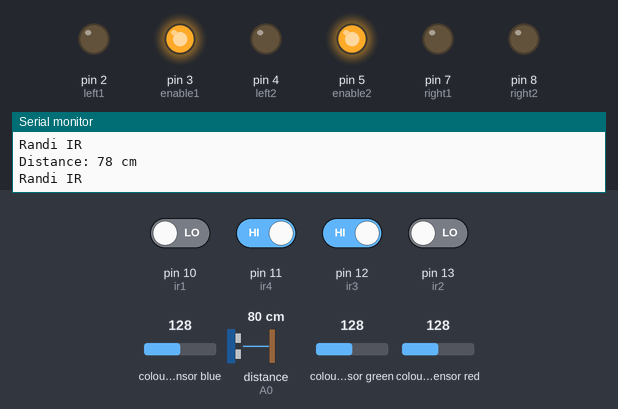
The sketch below on a simulated Arduino Uno, built with avr-gcc and run on an emulated ATmega328P. Shown: output pins drawn as LEDs (lit = HIGH), the last lines printed to the serial monitor. Wiring (inferred from the names in the program): ultrasonic range finder: trigger A5; echo A0; TCS3200 colour sensor: output A4; S2 A2; S3 A3; S0 pin 9; S1 A1. Inputs (shaded band) come from the test bench; at power-on: pin 11 (ir4), pin 12 (ir3) HIGH, pin 10 (ir1), pin 13 (ir2) LOW, distance to the obstacle (sensor on A0) 80 cm, colour sensor blue 128, colour sensor green 128, colour sensor red 128. The echo pulse lasts 58.3 µs per cm; pins used as bus, display or sensor lines are not drawn.

Above: at 1.2 s.
1.3 s: distance to the obstacle (sensor on A0) set to 21 cm
4.7 s: distance to the obstacle (sensor on A0) set to 16 cm
At 6.9 s:
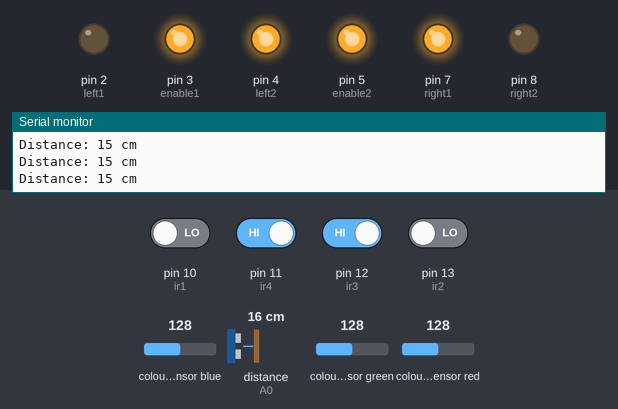
8.0 s: distance to the obstacle (sensor on A0) set to 22 cm
12.1 s: distance to the obstacle (sensor on A0) set to 26 cm
At 13.5 s:
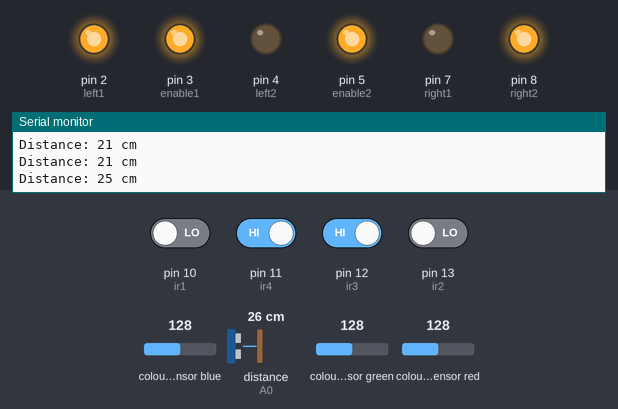
At 23.2 s:
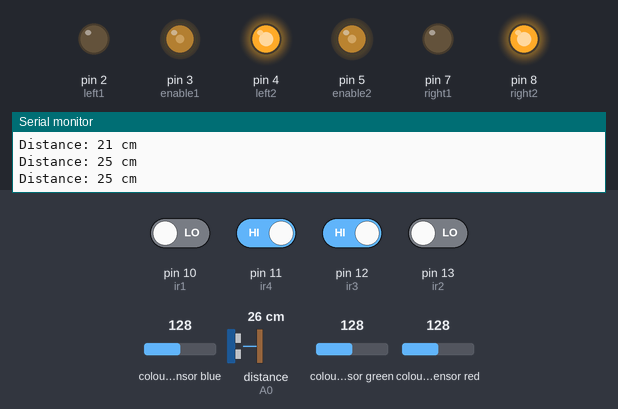
Timing chart, 0 to 26.3 s (numbered marks = the images above; inputs shaded):
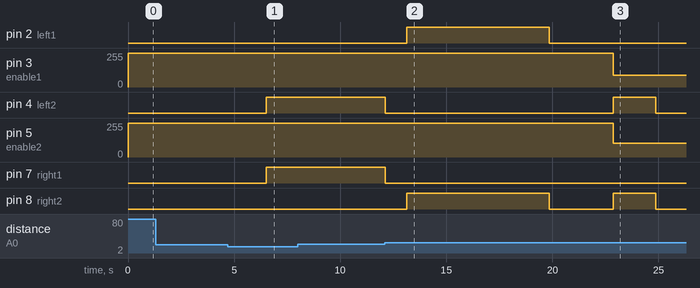

Measured:
- the behaviour switches between 19 and 18 cm on distance to the obstacle (sensor on A0) (found by bisection; images 0 and 1)
- the behaviour switches between 23 and 24 cm on distance to the obstacle (sensor on A0) (found by bisection; images 1 and 2)
- after the input at 4.7 s, pin 4 (left2), pin 7 (right1): LOW → HIGH after 1.8 s
- after the input at 12.1 s, pin 2 (left1): LOW → HIGH after 1.0 s, → LOW 6.7 s later; pin 3 (enable1): 255/255 → 90/255 after 10.8 s; pin 4 (left2): HIGH → LOW at once, → HIGH 10.7 s later, → LOW 2.0 s later; pin 5 (enable2): 255/255 → 104/255 after 10.8 s; pin 7 (right1): HIGH → LOW at once

The sketch:

LF_Edge_color_obstacle.ino
```cpp
int left1= 2, left2= 4, right1= 7, right2= 8, enable1=3, enable2= 5,ir3=12,ir4=11,ir1=10,ir2=13;

unsigned long start1,finish1,delta1,start2,finish2,delta2,start3,finish3,delta3,start4,finish4,delta4;

//color sensor conections
const int s0 = 9;
const int s1 = A1;
const int s2 = A2;
const int s3 = A3;
const int out = A4;
// LED pins connected to Arduino
int redLed = 2;
int yellowLed = 3;
int blueLed = 4;
// Variables
int red = 0;
int green = 0;
int blue = 0;

//ultrasonic connections
const int trigPin = A5;
const int echoPin = A0;

long duration;
int distance;
int flag;

void setup() {
  // put your setup code here, to run once:
  pinMode(ir3,INPUT);
  pinMode(ir4,INPUT);
  pinMode(ir2,INPUT);
  pinMode(ir1,INPUT);
  pinMode(left1,OUTPUT);
  pinMode(left2,OUTPUT);
  pinMode(right1,OUTPUT);
  pinMode(right2,OUTPUT);
  pinMode(enable1,OUTPUT);
  pinMode(enable2,OUTPUT);
  digitalWrite(enable1,HIGH);
  digitalWrite(enable2,HIGH);
  pinMode(trigPin,OUTPUT); // Sets the trigPin as an Output
  pinMode(echoPin,INPUT); // Sets the echoPin as an Input
  Serial.begin(9600);
  pinMode(s0, OUTPUT);
  pinMode(s1, OUTPUT);
  pinMode(s2, OUTPUT);
  pinMode(s3, OUTPUT);
  pinMode(out, INPUT);
  pinMode(redLed, OUTPUT);
  pinMode(yellowLed, OUTPUT);
  pinMode(blueLed, OUTPUT);
  digitalWrite(s0, HIGH);
  digitalWrite(s1, HIGH);
}

void dist()
{
   // Clears the trigPin
  digitalWrite(trigPin,LOW);
  delayMicroseconds(2);

  // Sets the trigPin on HIGH state for 10 micro seconds
  digitalWrite(trigPin,HIGH);
  delayMicroseconds(10);
  digitalWrite(trigPin,LOW);

  // Reads the echoPin, returns the sound wave travel time in microseconds
  duration = pulseIn(echoPin, HIGH);

  // Calculating the distance
  distance= duration*0.034/2;

  // Prints the distance on the Serial Monitor
  Serial.print("Distance: ");
  Serial.print(distance);
  Serial.println(" cm");

}

void Stop()
{
  digitalWrite(left2,LOW);
  digitalWrite(right2,LOW);
  digitalWrite(left1,LOW); // Stop
  digitalWrite(right1,LOW);
}

void forward()
{
   analogWrite(enable1,110);
   analogWrite(enable2,125);
   digitalWrite(left2,HIGH);
   digitalWrite(right2,HIGH); //Forward
   digitalWrite(left1,LOW);
   digitalWrite(right1,LOW);
}

void forward1()
{
   analogWrite(enable1,52.4);
   analogWrite(enable2,55);
   digitalWrite(left2,HIGH);
   digitalWrite(right2,HIGH); //Forward
   digitalWrite(left1,LOW);
   digitalWrite(right1,LOW);
}
void left()
{
  digitalWrite(left2,LOW);
  digitalWrite(right2,HIGH); // Left
  digitalWrite(left1,LOW);
  digitalWrite(right1,LOW);
}

void right()
{
  digitalWrite(left2,HIGH);
  digitalWrite(right2,LOW);
  digitalWrite(left1,LOW); //Right
  digitalWrite(right1,LOW);
}

void rright()
{
  dist();
  flag=1;
  Stop();
  start1 = millis();
  while(distance<23)
  {
    rev1();
    dist();
  }
  finish1 = millis();
  delta1 = finish1 - start1;
  Stop();
  delay(1000);
  if(flag==1)
  {
    rev2();
    delay(1.2*delta1);
    flag=0;
  }
  Stop();
  delay(1000);
}

void rleft()
{
  dist();
  int flag1=1;
  Stop();
  start2 = millis();
  while(distance<23)
  {
    rev2();
    dist();
  }
  finish2 = millis();
  delta2 = finish2 - start2;
  Stop();
  delay(1000);
  if(flag1==1)
  {
    rev1();
    delay(delta2);
    flag1=0;
  }
  Stop();
  delay(1000);

}

void LF()
{
  if (digitalRead(ir3)==0 && digitalRead(ir4)==0)
  {
    forward();
  }
  if (digitalRead(ir3)==0 && digitalRead(ir4)==1)
  {
    right();
  }
  if (digitalRead(ir3)==1 && digitalRead(ir4)==0)
  {
    left();
  }
  if (digitalRead(ir3)==1 && digitalRead(ir4)==1)
  {
    Stop();
  }
}

void rev1()
{
  digitalWrite(left2,HIGH);
  digitalWrite(right2,LOW); //Onthespotright
  digitalWrite(left1,LOW);
  digitalWrite(right1,HIGH);
}

void rev2()
{
  digitalWrite(left2,LOW);
  digitalWrite(right2,HIGH); //Onthespotleft
  digitalWrite(left1,HIGH);
  digitalWrite(right1,LOW);
}

void curveleft()
{
  analogWrite(enable1,91);
  analogWrite(enable2,90);
  digitalWrite(left2,HIGH);
  digitalWrite(right2,HIGH); //Forward
  digitalWrite(left1,LOW);
  digitalWrite(right1,LOW);
  delay(2000);
}

void curveright()
{
  analogWrite(enable1,90);
  analogWrite(enable2,104);
  digitalWrite(left2,HIGH);
  digitalWrite(right2,HIGH); //Forward
  digitalWrite(left1,LOW);
  digitalWrite(right1,LOW);
  delay(2000);
}

void color()
{
  digitalWrite(s2, LOW);
  digitalWrite(s3, LOW);
  //count OUT, pRed, RED
  red = pulseIn(out, digitalRead(out) == HIGH ? LOW : HIGH);
  digitalWrite(s3, HIGH);
  //count OUT, pBLUE, BLUE
  blue = pulseIn(out, digitalRead(out) == HIGH ? LOW : HIGH);
  digitalWrite(s2, HIGH);
  //count OUT, pGreen, GREEN
  green = pulseIn(out, digitalRead(out) == HIGH ? LOW : HIGH);
}

void edge()
{
  color();
  if ((digitalRead(ir2)==1 && digitalRead(ir1)==1)||(red > 50 && red < 95   &&  green > 35 && green < 70    &&  blue > 45 && blue < 85))
  {
    forward();
  }
  if (digitalRead(ir2)==0 && digitalRead(ir1)==1)
  {
    left();
  }
  if (digitalRead(ir2)==1 && digitalRead(ir1)==0)
  {
        right();
  }
  if ((digitalRead(ir2)==0 && digitalRead(ir1)==0)||(red > 12 && red < 30   &&  green > 40 && green < 70    &&  blue > 33 && blue < 70))
  {
    Serial.println("Randi IR");
    Stop();
    delay(1000);
  }
  if(red > 10 && red < 20   &&  green > 10 && green < 25    &&  blue > 20 && blue < 38)
  {
   forward1();
  }
}

void avoid()
{
    dist();
    Stop();
    delay(500);
    rright();
    distance=0;
    rleft();
    if(delta1<delta2)
    {
       rev1();
       delay(delta1);
       forward();
       delay(5*delta1);
       rev2();
       delay(2*delta1);
       forward();
       delay(3.5*delta1);
       curveleft();
       forward();
       //delta1=0;

    }
    else
      rev2();
      delay(delta2);
      forward();
      delay(5.5*delta2);
      rev1();
      delay(1.2*delta2);
      forward();
      delay(1.8*delta2);
      curveright();

}
void loop()
{
       start:
       dist();
       edge();
       LF();
       if(distance<18)
       {
        avoid();
       }
}
```
